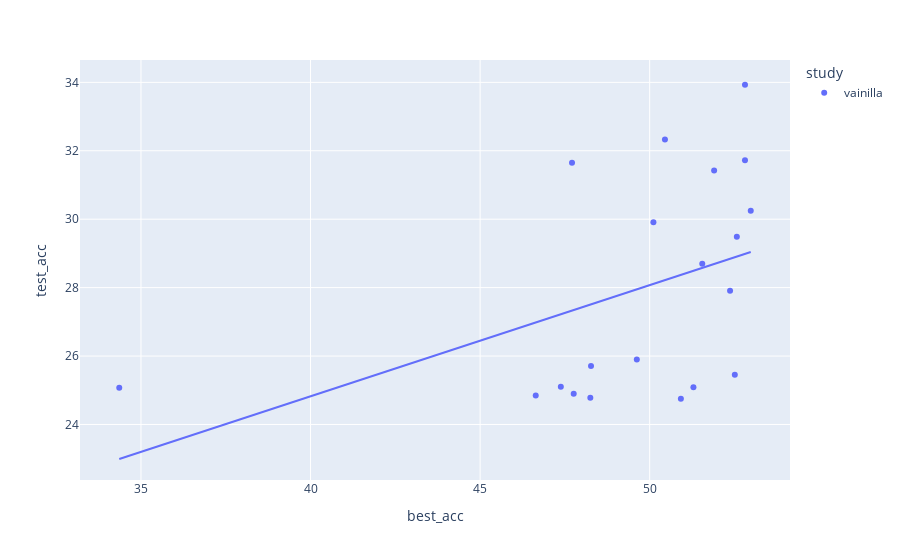

The notebook cell this image was saved under:
### Code cell
scatter_df=vainilla_students["SE_D"][0]
scatter_df=pd.merge(scatter_df, sorted_df["SE_D"][["name","best_acc"]], on="name")
import plotly.express as px
fig = px.scatter(scatter_df,x="best_acc", y="test_acc",color='study', trendline="ols")
#fig.add_scatter(x=x, y=y_std, mode='markers', name='Data2',trendline="ols", marker=dict(color='green'))
fig.show()

### Figure 1 — Plotly figure (JSON) as saved in the notebook; plotly's stock layout.template omitted (floating-point values rounded to 4 significant figures)
{"data": [{"hovertemplate": "study=vainilla<br>best_acc=%{x}<br>test_acc=%{y}<extra></extra>", "legendgroup": "vainilla", "marker": {"color": "#636efa", "symbol": "circle"}, "mode": "markers", "name": "vainilla", "orientation": "v", "showlegend": true, "type": "scatter", "x": [34.36, 46.64, 47.38, 47.71, 47.76, 48.25, 48.27, 49.62, 50.11, 50.45, 50.92, 51.29, 51.55, 51.9, 52.37, 52.51, 52.57, 52.81, 52.81, 52.98], "xaxis": "x", "y": [25.07, 24.85, 25.1, 31.65, 24.9, 24.78, 25.71, 25.9, 29.91, 32.33, 24.75, 25.09, 28.7, 31.42, 27.91, 25.45, 29.49, 33.93, 31.72, 30.25], "yaxis": "y"}, {"hovertemplate": "<b>OLS trendline</b><br>test_acc = 0.324841 * best_acc + 11.8292<br>R<sup>2</sup>=0.185949<br><br>study=vainilla<br>best_acc=%{x}<br>test_acc=%{y} <b>(trend)</b><extra></extra>", "legendgroup": "vainilla", "marker": {"color": "#636efa", "symbol": "circle"}, "mode": "lines", "name": "vainilla", "showlegend": false, "type": "scatter", "x": [34.36, 46.64, 47.38, 47.71, 47.76, 48.25, 48.27, 49.62, 50.11, 50.45, 50.92, 51.29, 51.55, 51.9, 52.37, 52.51, 52.57, 52.81, 52.81, 52.98], "xaxis": "x", "y": [22.99, 26.98, 27.22, 27.33, 27.34, 27.5, 27.51, 27.95, 28.11, 28.22, 28.37, 28.49, 28.57, 28.69, 28.84, 28.89, 28.91, 28.98, 28.98, 29.04], "yaxis": "y"}], "layout": {"autosize": true, "legend": {"title": {"text": "study"}, "tracegroupgap": 0}, "margin": {"t": 60}, "xaxis": {"anchor": "y", "autorange": true, "domain": [0, 1], "range": [33.15, 54.19], "title": {"text": "best_acc"}, "type": "linear"}, "yaxis": {"anchor": "x", "autorange": true, "domain": [0, 1], "range": [22.37, 34.76], "title": {"text": "test_acc"}, "type": "linear"}}}
